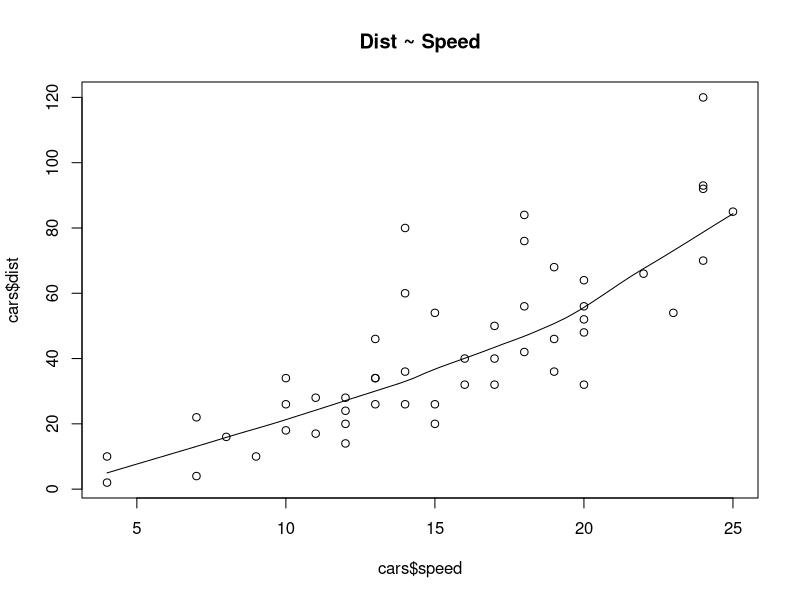
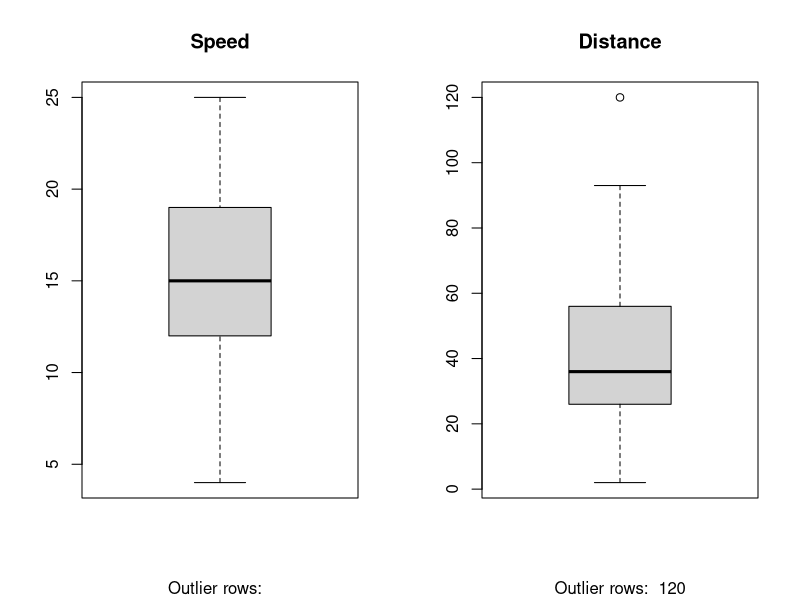
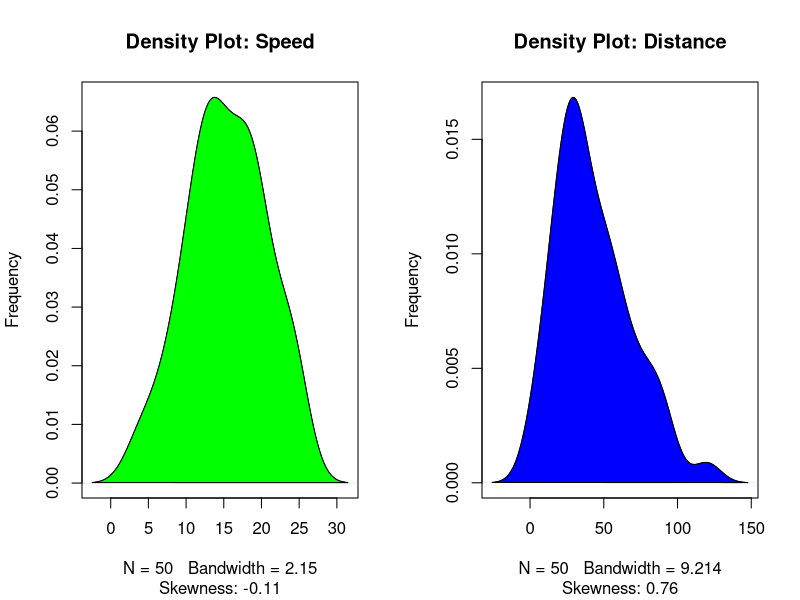

The R script that drew these images, in order:
head(cars) 



#Using Scatter Plot To Visualise The Relationship
scatter.smooth(x=cars$speed, y=cars$dist, main="Dist ~ Speed")  # scatterplot




#Using BoxPlot To Check For Outliers
par(mfrow=c(1, 2))  # divide graph area in 2 columns
boxplot(cars$speed, main="Speed", sub=paste("Outlier rows: ", boxplot.stats(cars$speed)$out)) 
# box plot for 'speed'
boxplot(cars$dist, main="Distance", sub=paste("Outlier rows: ", boxplot.stats(cars$dist)$out))
# box plot for 'distance'





#Using Density Plot To Check If Response Variable Is Close To Normal
library(e1071)  # for skewness function
par(mfrow=c(1, 2))  # divide graph area in 2 columns

plot(density(cars$speed), main="Density Plot: Speed", ylab="Frequency", sub=paste("Skewness:", 
                              round(e1071::skewness(cars$speed), 2)))  # density plot for 'speed'
polygon(density(cars$speed), col="green")

plot(density(cars$dist), main="Density Plot: Distance", ylab="Frequency", sub=paste("Skewness:", 
                        round(e1071::skewness(cars$dist), 2)))  # density plot for 'dist'
polygon(density(cars$dist), col="blue")




#Correlation Analysis
cor(cars$speed, cars$dist)




#Building the Linear Regression Model
linearMod <- lm(dist ~ speed, data=cars) 
print(linearMod)




# Linear Regression Diagnostics
summary(linearMod) 


